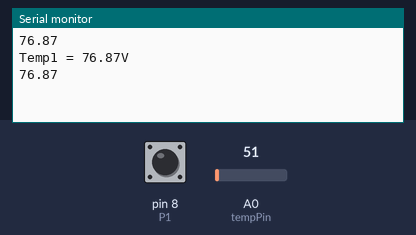
Bench run of a sketch on a simulated Arduino Uno, built with avr-gcc and run on an emulated ATmega328P. Parts: the last lines printed to the serial monitor. The inputs (shaded band) are chosen by the test bench; at power-on: A0 (tempPin) = 51, pin 8 (P1) HIGH.

Above: at 1.8 s.
1.9 s: A0 (tempPin) set to 61
At 2.8 s:
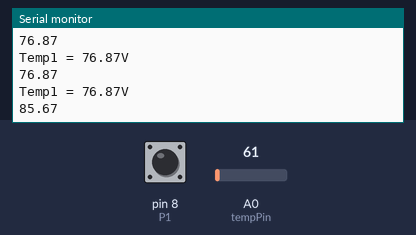
3.4 s: A0 (tempPin) set to 71
At 4.8 s:
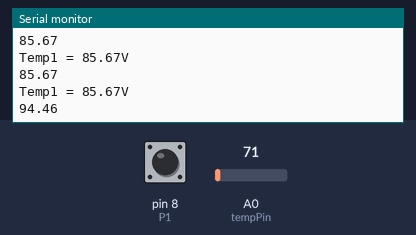
Timing chart, 0 to 6.4 s (numbered marks = the images above; inputs shaded):
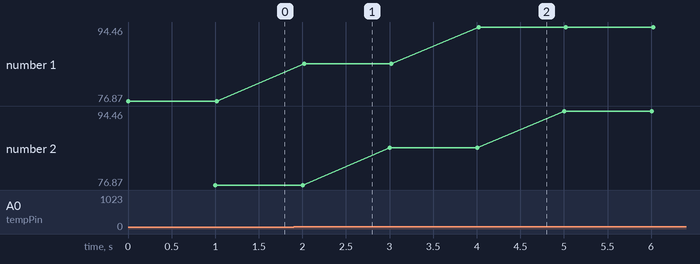

Measured:
- after the input at 1.9 s, the serial monitor: prints a new line after 0.12 s (image 1)
- after the input at 3.4 s, the serial monitor: prints a new line after 0.62 s (image 2)
- plotted number 1: 76.87 → 85.67 after the input at 1.9 s, 85.67 → 94.46 after the input at 3.4 s
- plotted number 2: 76.87 → 85.67 after the input at 1.9 s, 85.67 → 94.46 after the input at 3.4 s

The sketch:

sketch_may5a.ino
```cpp
int tempPin = A0;
int P1 = 8;
int P2 = 9;
void setup() {
  // put your setup code here, to run once:
  pinMode(tempPin, INPUT);
  pinMode(P1, INPUT);
  pinMode(P2, INPUT);
  Serial.begin(9600);
}

  // put your main code here, to run repeatedly:
void loop() {
  int analogValue = analogRead(tempPin);
  float voltage = (analogValue/1023.0)*5;
  float temperatureF = ((voltage*100)*9/5)+32;
  Serial.println(temperatureF);
  delay(1000);

  Serial.print("Temp1 = ");
  Serial.print(temperatureF);
  Serial.println("V");

  if (digitalRead(P1) == LOW){
  while (P2 == HIGH){
    Serial.print("Temp1 = ");
  Serial.print(temperatureF);
  Serial.println("F");
  }
  }
// if (digitalRead(P2) == LOW){
//   inital = inital - 1;
//   Serial.print(inital);
//   delay(300);
// }
  }
```
